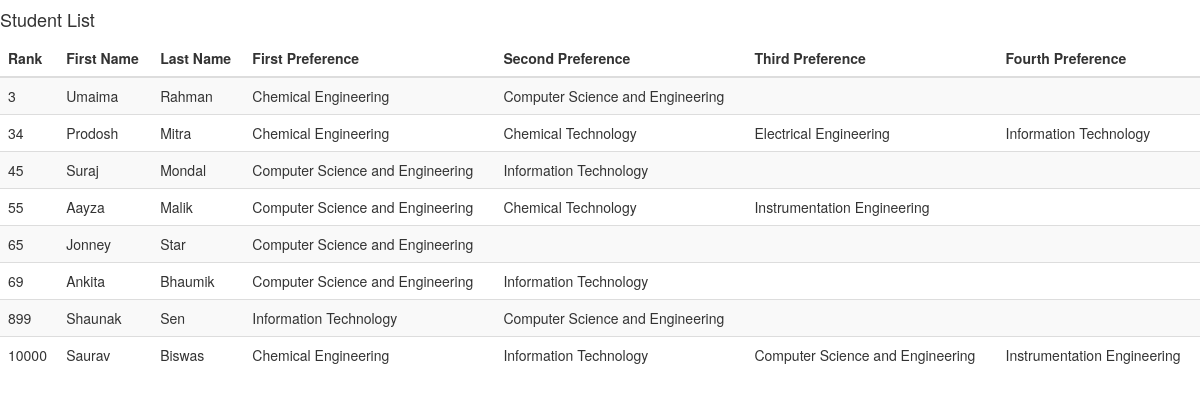
/list, run on an earlier commit of the app's database.
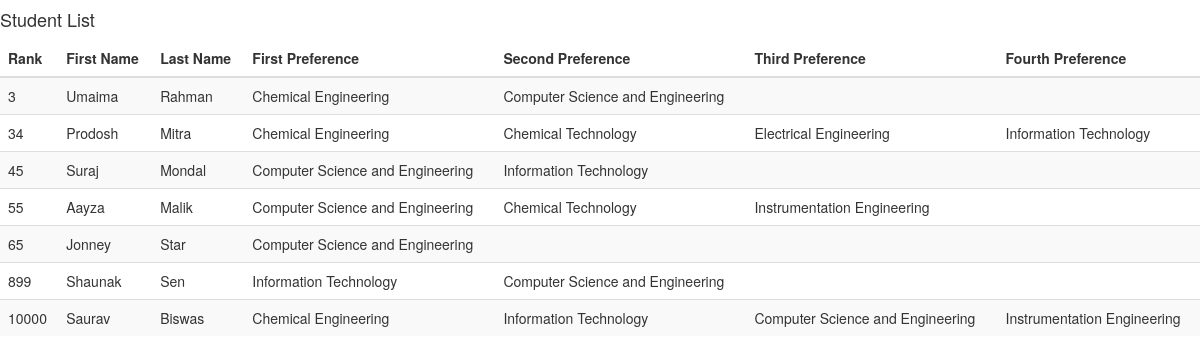
And on a later commit of the database.
### Studemt/models.py (models this page shows, shortened)
class Student(models.Model):
    student = models.OneToOneField(User, on_delete=models.CASCADE)
    category_choice = (('sc', 'S.C'), ('gen', 'General'), ('st', 'S.T'), ('obc-a', 'O.B.C-A'), ('obc-b', 'O.B.C-B'),)
    guardian_name = models.CharField(max_length=255,blank=False)
    dob = models.DateField(blank=False)
    address = models.TextField(blank=False)
    category = models.CharField(max_length=255, choices=category_choice,blank=False)
    domcile_wb = models.BooleanField(blank=False)
    contact_number = models.IntegerField(blank=False)
    email = models.EmailField(max_length=255,blank=False)
    rank = models.IntegerField(blank=False,unique=True)
    year_of_passing = models.IntegerField(blank=False)

class Hello(models.Model):
    serial = models.IntegerField()
    student = models.OneToOneField(User, on_delete=models.CASCADE)
    first_pref = models.ForeignKey(Subject, related_name='first', null=True)
    second_pref = models.ForeignKey(Subject, related_name='second', null=True, blank=True)
    third_pref = models.ForeignKey(Subject, related_name='third', null=True, blank=True)
    fourth_pref = models.ForeignKey(Subject, related_name='fourth', null=True, blank=True)
    date_time = models.DateTimeField()
    class Meta:
        verbose_name_plural = 'Student Preference'

class Subject(models.Model):
    stream = models.CharField(max_length=255)
    availability = models.IntegerField()

### Studemt/views.py (the view)
# urls.py: url(r'^list$', views.student_list, name='student_list'),
def student_list(request):
    if request.method == 'GET':
        students = Student.objects.order_by('rank')
        hello_set = Hello.objects.all()
        return render(request, 'Studemt/student_list.html', {'students': students, 'hello_set': hello_set})

### Studemt/templates/Studemt/student_list.html
{% extends 'Studemt/base.html' %}
{% block body %}
    <h4>Student List</h4>
    <table class="table table-responsive table-striped table-hover">
        <thead class="thead-inverse">
            <tr>
            <th>Rank</th>
            <th>First Name</th>
            <th>Last Name</th>
            <th>First Preference</th>
            <th>Second Preference</th>
            <th>Third Preference</th>
            <th>Fourth Preference</th>
        </tr>
        </thead>
        <tbody>
            {% for student in students %}
                <tr onclick="location.href='{% url 'student:application' %}'">
                    <td>{{ student.rank }}</td>
                    <td>{{ student.student.first_name }}</td>
                    <td>{{ student.student.last_name }}</td>
                    <td>{{ student.student.hello.first_pref.stream }}</td>
                    <td>{{ student.student.hello.second_pref.stream }}</td>
                    <td>{{ student.student.hello.third_pref.stream }}</td>
                    <td>{{ student.student.hello.fourth_pref.stream }}</td>
                </tr>
            {% endfor %}
        </tbody>
    </table>
{% endblock %}

### Studemt/templates/Studemt/base.html (shortened to what this page needs)
{% load staticfiles %}
<!DOCTYPE html>
<html lang="en">
<head>
    <link rel="stylesheet" href="http://maxcdn.bootstrapcdn.com/bootstrap/3.3.7/css/bootstrap.min.css">
    <link rel="stylesheet" href="{% static 'Studemt/css/registration_style.css' %}">
</head>
<body>
{% block body %}{% endblock %}
</body>
</html>

What changed in the data, as far as the page shows it:
removed Student: rank "69", student.first_name "Ankita", student.last_name "Bhaumik", student.hello.first_pref.stream "Computer Science and Engineering", student.hello.second_pref.stream "Information Technology"
